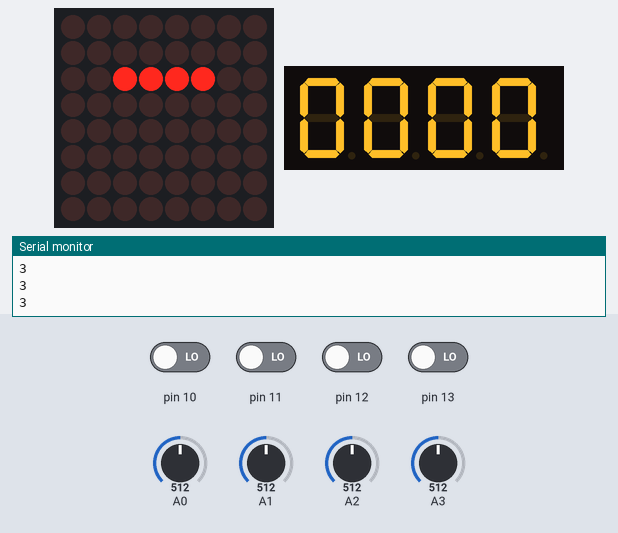
Recording of a sketch running on a simulated Arduino Uno, built with avr-gcc and run on an emulated ATmega328P. On the bench: 8×8 LED matrix, 4-digit seven-segment display, the last lines printed to the serial monitor. Wiring (inferred from the names in the program): TM1637 display: clock pin 7; DIO pin 6; MAX7219 LED driver (orientation assumed): data pin 2; clock pin 3; CS pin 4. The test bench sets the inputs (shaded band); at power-on: pin 10–13 LOW, A3 = 512, A2 = 512, A0 = 512, A1 = 512. Random numbers use the default seed unless the sketch sets one.

Above: at 1.2 s.
1.3 s: A3 set to 665
4.3 s: A3 set to 690
At 4.7 s:
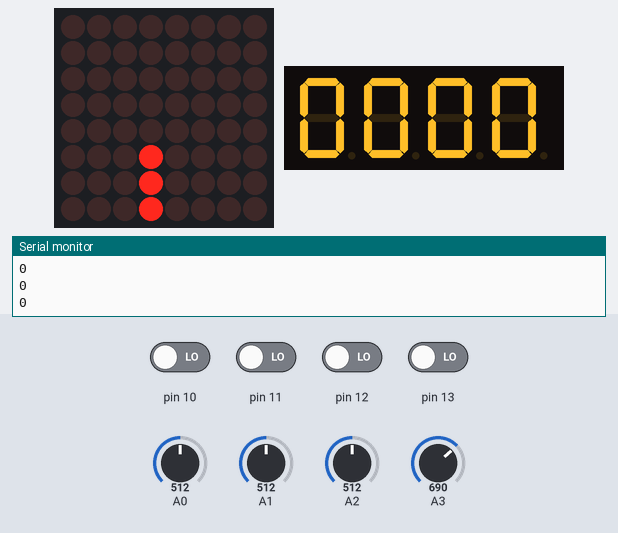
5.8 s: A2 set to 716
At 6.3 s:
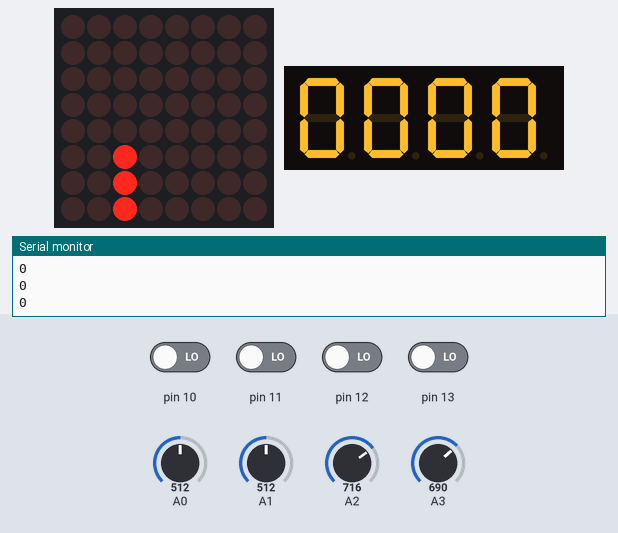
7.3 s: A2 set to 745
At 7.7 s:
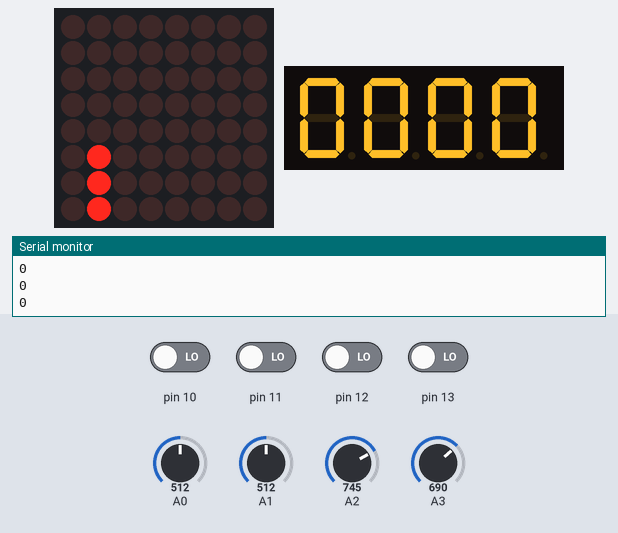
8.8 s: A2 set to 992
At 9.2 s:
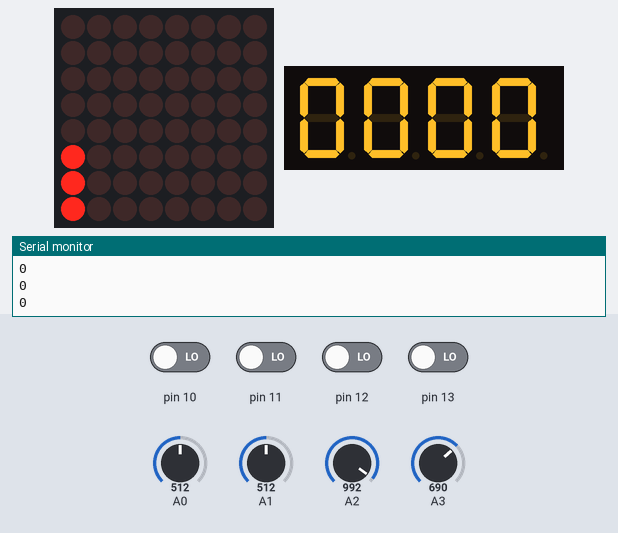
10.3 s: A2 set to 883
11.8 s: A2 set to 860
At 13.2 s:
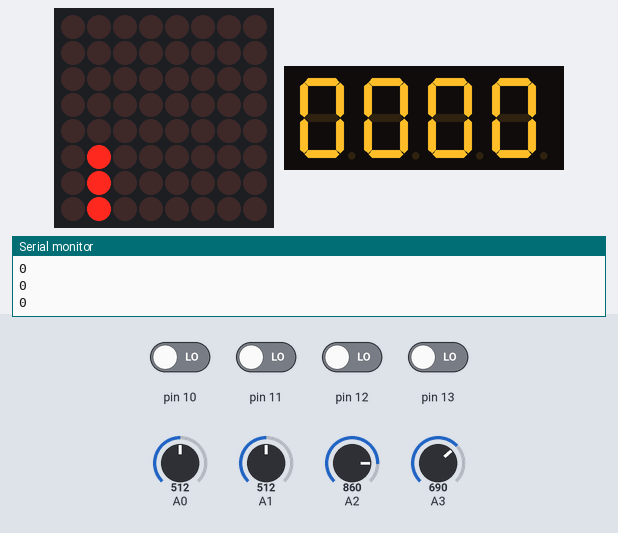
Timing chart, 0 to 14.3 s (numbered marks = the images above; inputs shaded):
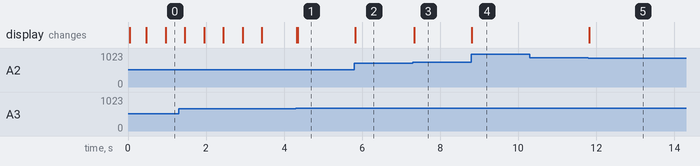

Measured:
- the behaviour switches between 681 and 682 on A3 (found by bisection; images 0 and 1)
- the behaviour switches between 730 and 731 on A2 (found by bisection; images 2 and 3)
- the behaviour switches between 877 and 876 on A2 (found by bisection; images 4 and 5)
- after the input at 4.3 s, the display: first changes at once (image 1 shows a later state)
- after the input at 5.8 s, the display: changes at once (image 2)
- after the input at 7.3 s, the display: changes at once (image 3)
- after the input at 8.8 s, the display: changes at once (image 4)
- after the input at 11.8 s, the display: changes at once (image 5)

The sketch:

arcade.ino
```cpp
#include "\include\engine.hpp"

void setup() {
  engine::init();
}

void loop() {
  engine::run();
}
```

canvas.hpp
```cpp
#include "utils.hpp"
#include "geometry.hpp"

#ifndef CANVAS_HPP
#define CANVAS_HPP

namespace canvas {
  class frame {
  private:
    short pattern[8];

  public:
    frame() {
      clear();
    }

    frame(const byte (&values)[8]) {
      short index = short();

      for (short &line: pattern) {
        line = values[index++];
      }
    }

    inline void clear() {
      for (short &line: pattern) {
        line = short();
      }
    }

    inline bool get(const geometry::point &point) {
      short line = point.get(true);
      short column = point.get(false);

      return numerics::get(pattern[line], column);
    }

    inline bool get(const geometry::point &&point) {
      get(point);
    }

    inline void set(const geometry::point &point, bool value) {
      short line = point.get(true);
      short column = point.get(false);

      pattern[line] = numerics::set(pattern[line], column, value);
    }

    inline void set(const geometry::point &&point, bool value) {
      set(point, value);
    }

    template <const short size>
    inline void set(const geometry::object<size> &points, bool value) {
      for (auto &point: points) {
        set(point, value);
      }
    }

    template <const short size>
    inline void set(const geometry::object<size> &&points, bool value) {
      set<size>(points, value);
    }

    inline short* begin() {
      return pattern;
    }

    inline short* end() {
      return pattern + 8;
    }

    inline short &operator[](short index) {
      return pattern[index];
    }
  };

  class layer {
  private:
    short pattern[4];

  public:
    layer() {
      clear();
    }

    layer(const short (&values)[4]) {
      short index = short();

      for (short &line: pattern) {
        line = values[index++];
      }
    }

    inline void clear() {
      for (short &line: pattern) {
        line = short();
      }
    }

    inline short get(short index) {
      return numerics::encode(pattern[index]);
    }

    inline void set(short index, short value) {
      pattern[index] = value;
    }

    inline short* begin() {
      return pattern;
    }

    inline short* end() {
      return pattern + 4;
    }

    inline short &operator[](short index) {
      return pattern[index];
    }
  };
}

#endif
```

devices.hpp
```cpp
#include "utils.hpp"
#include "canvas.hpp"

#ifndef DEVICES_HPP
#define DEVICES_HPP

namespace devices {
  class screen {
  private:
    int input;
    int clock;
    int load;

    const byte noop{0x0};
    const byte mode{0x9};
    const byte intensity{0xA};
    const byte limit{0xB};
    const byte shutdown{0xC};
    const byte test{0xF};

  public:
    screen(int input, int clock, int load) :
      input(input),
      clock(clock),
      load(load)
    {
      pinMode(input, OUTPUT);
      pinMode(clock, OUTPUT);
      pinMode(load, OUTPUT);

      control(mode, 0x00);      // decode mode
      control(test, 0x00);      // display test
      control(limit, 0x07);     // scan limit
      control(shutdown, 0x01);  // shutdown
      control(intensity, 0x08); // intensity

      clear();
    }

    inline void control(byte adress, byte data) {
      digitalWrite(load, false);
      shiftOut(input, clock, MSBFIRST, adress);
      shiftOut(input, clock, MSBFIRST, data);
      digitalWrite(load, true);
    }

    inline void render(const canvas::frame &pattern) {
      short index = short();

      for (const short &line: pattern) {
        control(++index, numerics::reverse(line));
      }
    }

    inline void render(const canvas::frame &&pattern) {
      render(pattern);
    }

    inline void clear() {
      render(canvas::frame());
    }

    inline void brightness(byte bright) {
      bright = map(bright, 0, 100, 1, 15);

      control(intensity, bright);
    }
  };

  class display {
  private:
    int input;
    int clock;
    int time;

    const int first{0x40};
    const int second{0xC0};
    const int third{0x80};

    bool dots{false};

  public:
    display(int input, int clock, int time) :
      input(input),
      clock(clock),
      time(time)
    {
      pinMode(input, INPUT);
      pinMode(clock, INPUT);

      digitalWrite(input, LOW);
      digitalWrite(clock, LOW);
    }

    inline wait() {
      delayMicroseconds(time);
    }

    inline void start() {
      pinMode(input, OUTPUT); wait();
    }

    inline void stop() {
      pinMode(input, OUTPUT); wait();
      pinMode(clock, INPUT);  wait();
      pinMode(input, INPUT);  wait();
    }

    inline void write(byte data) {
      byte condition = 8;

      while (condition--) {
        pinMode(clock, OUTPUT);
        wait();

        if (data & 1)
          pinMode(input, INPUT);
        else
          pinMode(input, OUTPUT);

        wait();
        pinMode(clock, INPUT);
        wait();

        data = data >> 1;
      }

      pinMode(clock, OUTPUT);
      pinMode(input, INPUT);
      wait();

      pinMode(clock, INPUT);
      wait();

      bool value = digitalRead(input);

      if (value) {
        pinMode(input, OUTPUT);
      }

      wait();
      pinMode(clock, OUTPUT);
      wait();
    }

    inline void render(const canvas::layer &segments) {
      start();
      write(first);
      stop();

      start();
      write(second);

      for (short &segment: segments) {
        byte data = numerics::encode(segment);

        if (dots) {
          data = data | (1 << 7);
        }

        write(data);
      }

      stop();
    }

    inline void render(const canvas::layer &&segments) {
      render(segments);
    }

    inline void clear() {
      render(canvas::layer());
    }

    inline void separator(bool value) {
      dots = value;
    }

    inline void brightness(byte bright, bool enable = true) {
      bright = map(bright, 0, 100, 0, 7);

      if (enable) {
        bright = ((bright & 0b0111) | 0b1000) & 0b1111;
      }
      else {
        bright = ((bright & 0b0111) | 0b0000) & 0b1111;
      }

      start();
      write(third + bright);
      stop();
    }
  };

  class knob {
  private:
    int input;

  public:
    knob(int input) : input(input) {
      pinMode(input, INPUT);
    }

    inline int read(short inferior = 0, short superior = 100) {
      short value = analogRead(input);

      return map(value, 0, 1023, inferior, superior);
    }
  };

  class button {
  private:
    int input{};
    int count{};

  public:
    button(int input) : input(input) {
      pinMode(input, INPUT);
    }

    inline bool read() {
      bool value = digitalRead(input);

      return value;
    }
  };
}

#endif
```

engine.hpp
```cpp
#include "pong.hpp"
#include "snake.hpp"
#include "tetris.hpp"
#include "invaders.hpp"

#include "paint.hpp"

#include "utils.hpp"
#include "things.hpp"

#ifndef ENGINE_HPP
#define ENGINE_HPP

namespace engine {
  arcade::pong pong;
  arcade::snake snake;
  arcade::tetris tetris;
  arcade::invaders invaders;

  arcade::paint paint;

  const int choice = 3;

  inline void init() {
    numerics::seed();

    Serial.begin(9600);
  }

  template <typename type>
  inline void execute(const type &game) {
    game.execute();
  }

  inline void run() {
    switch (choice) {
      case 1:
        execute(pong);
        break;
      case 2:
        execute(snake);
        break;
      case 3:
        execute(tetris);
        break;
      case 4:
        execute(invaders);
        break;
      case 6:
        execute(paint);
        break;
      default:
        break;
    }

    delay(things::period);
  }
}

#endif
```

geometry.hpp
```cpp
#ifndef GEOMETRY_HPP
#define GEOMETRY_HPP

namespace geometry {
  class point {
  private:
    short line;
    short column;

  public:
    point() :
      line(short()),
      column(short()) {}

    point(short line, short column) :
      line(line),
      column(column) {}

    point(const point &other) {
      this->line = other.line;
      this->column = other.column;
    }

    point(const point &&other) {
      this->line = other.line;
      this->column = other.column;
    }

    inline short get(bool value) {
      if (value) {
        return line;
      }
      else {
        return column;
      }
    }

    inline void set(short line, short column) {
      this->line = line;
      this->column = column;
    }

    inline bool operator==(const point &other) {
      return this->line == other.line &&
             this->column == other.column;
    }

    inline point operator=(const point &other) {
      this->line = other.line;
      this->column = other.column;

      return point(other.line, other.column);
    }

    inline point operator+(const point &other) {
      return point(line + other.line, column + other.column);
    }

    inline point operator-(const point &other) {
      return point(line - other.line, column - other.column);
    }

    inline point operator+=(const point &other) {
      *this = *this + other;

      return *this;
    }

    inline point operator-=(const point &other) {
      *this = *this - other;

      return *this;
    }

    inline bool operator==(const point &&other) {
      return operator==(other);
    }

    inline point operator=(const point &&other) {
      return operator=(other);
    }

    inline point operator+(const point &&other) {
      return operator+(other);
    }

    inline point operator-(const point &&other) {
      return operator-(other);
    }

    inline point operator+=(const point &&other) {
      return operator+=(other);
    }

    inline point operator-=(const point &&other) {
      return operator-=(other);
    }
  };

  template <const short size>
  class object {
  private:
    point dots[size];

  public:
    object() {}

    object(const object<size> &other) {
      short index = short();

      for (point &dot: dots) {
        dot = other[index++];
      }
    }

    object(const object<size> &&other) {
      short index = short();

      for (point &dot: dots) {
        dot = other[index++];
      }
    }

    object(const point (&values)[size]) {
      short index = short();

      for (point &dot: dots) {
        dot = values[index++];
      }
    }

    inline short length() {
      return size;
    }

    inline point *begin() {
      return dots;
    }

    inline point *end() {
      return dots + size;
    }

    inline object<size> operator=(const object<size> &other) {
      short index = short();

      for (point &dot: dots) {
        dot = other[index++];
      }
    }

    inline object<size> operator+(const point &dot) {
      object<size> values;

      short index = short();

      for (point &value: values) {
        value = dots[index++] + dot;
      }

      return values;
    }

    inline object<size> operator-(const point &dot) {
      object<size> values;

      short index = short();

      for (point &value: values) {
        value = dots[index++] - dot;
      }

      return values;
    }

    inline object<size> operator+=(const point &dot) {
      *this = *this + dot;

      return *this;
    }

    inline object<size> operator-=(const point &dot) {
      *this = *this - dot;

      return *this;
    }

    inline object<size> operator=(const object<size> &&other) {
      return operator=(other);
    }

    inline object<size> operator+(const point &&dot) {
      return operator+(dot);
    }

    inline object<size> operator-(const point &&dot) {
      return operator-(dot);
    }

    inline object<size> operator+=(const point &&dot) {
      return operator+=(dot);
    }

    inline object<size> operator-=(const point &&dot) {
      return operator-=(dot);
    }

    inline point &operator[](short index) {
      return dots[index];
    }
  };

  inline point orthos(const point &other, const point &center, double angle) {
    angle *= 0.01745329251;

    double abscissa = other.get(false);
    double ordered = other.get(true);

    double horizontal = center.get(false);
    double vertical = center.get(true);

    double line   = (abscissa - horizontal) * cos(angle) - (ordered - vertical) * sin(angle) + horizontal;
    double column = (abscissa - horizontal) * sin(angle) + (ordered - vertical) * cos(angle) + vertical;

    return point(line, column);
  }

  inline point rotate(const point &other, const point &center, short amount) {
    static const int sinrt[4] = {0, 1, 0, -1};
    static const int cosrt[4] = {1, 0, -1, 0};

    short abscissa = other.get(false);
    short ordered = other.get(true);

    short horizontal = center.get(false);
    short vertical = center.get(true);

    amount %= 4;

    short line =   (abscissa - horizontal) * cosrt[amount] - (ordered - vertical) * sinrt[amount] + vertical;
    short column = (abscissa - horizontal) * sinrt[amount] + (ordered - vertical) * cosrt[amount] + horizontal;

    return point(line, column);
  }

  template <const short size>
  inline object<size> rotate(const object<size> &other, const point &center, short amount) {
    object<size> rotated{other};

    for (int index = 0; index < size; index++) {
      rotated[index] = rotate(other[index], center, amount);
    }

    return rotated;
  }
}

#endif
```

invaders.hpp
```cpp
#include "utils.hpp"
#include "things.hpp"
#include "geometry.hpp"

#ifndef INVADERS_HPP
#define INVADERS_HPP

namespace arcade {
  class invaders {
  private:
    geometry::object<4> ship;
    geometry::object<4> enemy;

    geometry::point bullet;

    short position{};

    short lifes{};
    short points{};
    short level{};
    short bright{};

    short steps{};
    short count{};

    bool shot{};

  public:
    invaders() {
      start();

      lifes = 5;
    }

    inline void start() {
      read();
      repos();

      int initial = numerics::rand(1, 6);

      enemy[0].set(-2, initial);
      enemy[1].set(-1, initial);
      enemy[2].set(-2, initial - 1);
      enemy[3].set(-2, initial + 1);

      shot = false;
    }

    inline void read() {
      controls();
      brightness();
      difficulty();
    }

    inline void controls() {
      position = things::first.read(1, 6);

      bool trigger = false;

      trigger = trigger || things::left.read();
      trigger = trigger || things::right.read();
      trigger = trigger || things::top.read();
      trigger = trigger || things::bottom.read();

      if (trigger) {
        shot = trigger;
      }
    }

    inline void brightness() {
      bright = things::bright.read(0, 100);

      things::screen.brightness(bright);
      things::display.brightness(bright);
    }

    inline void difficulty() {
      level = things::level.read(0, 3);
    }

    inline void time() {
      steps = 20 - 4 * level;
      count = 1 + count % steps;
    }

    inline void render() {
      things::screen.render(things::frame);
      things::display.render(things::layer);
    }

    inline void clear() {
      things::frame.clear();
      things::layer.clear();
    }

    inline int evade() {
      return bullet.get(true) == -1;
    }

    inline bool verify() {
      short posBullet[] = {
        bullet.get(true),
        bullet.get(false)
      };
      short posEnemy[] = {
        enemy[0].get(true),
        enemy[0].get(false)
      };
      short posShip[] = {
        ship[0].get(true),
        ship[0].get(false)
      };

      if (abs(posBullet[0] - posEnemy[0]) < 2 && abs(posBullet[1] - posEnemy[1]) < 2) {
        points++;
        return true;
      }
      if (abs(posShip[0] - posEnemy[0]) < 1 && abs(posShip[1] - posEnemy[1]) >= 3) {
        lifes--;
        return true;
      }
      if (abs(posShip[0] - posEnemy[0]) < 2 && abs(posShip[1] - posEnemy[1]) < 3) {
        lifes--;
        return true;
      }

      return false;
    }

    inline void repos() {
      if (shot) {
        if (count % (steps / 2) == 0) {
          if (evade()) {
            shot = false;
          }
          else {
            bullet -= geometry::point(1, 0);
          }
        }
      }
      else {
        bullet.set(6, position);
      }

      if (count == steps) {
        enemy += geometry::point(1, 0);
      }

      ship[0].set(7, position);
      ship[1].set(6, position);
      ship[2].set(7, position - 1);
      ship[3].set(7, position + 1);
    }

    inline void draw() {
      things::frame.set(ship, true);
      things::frame.set(enemy, true);
      things::frame.set(bullet, true);

      things::layer.set(0, lifes / 10);
      things::layer.set(1, lifes % 10);
      things::layer.set(2, points / 10);
      things::layer.set(3, points % 10);

      things::display.separator(true);
    }

    inline void update() {
      read();
      time();
      repos();
      clear();
      draw();
      render();
    }

    inline void execute() {
      update();

      if (verify()) {
        start();
      }
    }
  };
}

#endif
```

paint.hpp
```cpp
#include "things.hpp"
#include "geometry.hpp"

#ifndef PAINT_HPP
#define PAINT_HPP

namespace arcade {
  class paint {
  private:
    geometry::point pencil;

    short action{};

    short line{};
    short column{};

  public:
    paint() {
      start();
    }

    inline void start() {
      clear();
      controls();
    }

    inline void controls() {
      line = pencil.get(true);
      column = pencil.get(false);

      bool buttons[3] = {
        things::left.read(),
        things::right.read(),
        things::top.read()
      };

      for (short index = 1; index < 4; index++) {
        if (buttons[index - 1]) {
          action = index;

          break;
        }
      }

      pencil.set(
        things::first.read(0, 7),
        things::second.read(0, 7)
      );
    }

    inline void draw() {
      geometry::point shadow(line, column);

      bool value = things::frame.get(shadow);

      switch (action) {
        case 1:
          things::frame.set(shadow, value);
          things::frame.set(pencil, true);
          break;
        case 2:
          things::frame.set(shadow, true);
          things::frame.set(pencil, true);
          break;
        case 3:
          things::frame.set(shadow, false);
          things::frame.set(pencil, true);
          break;
        case 4:
          break;
      }
    }

    inline void clear() {
      things::frame.clear();
      things::layer.clear();
    }

    inline void render() {
      things::screen.render(things::frame);
      things::display.render(things::layer);
    }

    inline void update() {
      controls();
      draw();
      render();
    }

    inline void execute() {
      update();
    }
  };
}


#endif
```

Source omitted: pong.hpp (4279 bytes), snake.hpp (3873 bytes), tetris.hpp (3505 bytes), things.hpp (1062 bytes), utils.hpp (1032 bytes)
